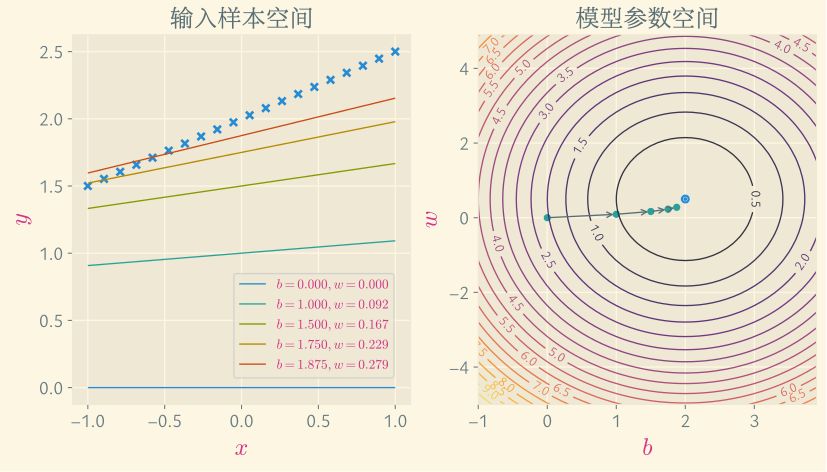

Write Python code to recreate this figure.
import matplotlib.pyplot as plt
import matplotlib.font_manager as fm
import matplotlib.ticker as ticker
import seaborn as sns
import numpy as np

zhisong = fm.FontEntry(fname="/home/avanti/Fonts/LXGW/LXGWNeoZhiSongScreenFull.ttf", name="LXGW Neo ZhiSong Screen Full")
fm.fontManager.ttflist.insert(0, zhisong)
plt.rcParams.update({
    "font.family": ["Ysabeau Office", "LXGW Neo ZhiSong Screen Full"],
    "mathtext.fontset": "cm",
    "axes.unicode_minus": True,
    "savefig.bbox": "tight",
    'legend.fontsize': 10,
    "xtick.labelsize": 14,
    "ytick.labelsize": 14,
    'text.color': '#586e75',
})

m = 20
b_true, w_true = 2, 0.5
x = np.linspace(-1, 1, m)  # 20个样本 在[-1,1]上均匀采样生成
y = b_true + w_true * x


def cost_func(b, w):  # 对(b,w) 计算当前总的平方损失
    b = np.atleast_3d(np.asarray(b))
    w = np.atleast_3d(np.asarray(w))
    return np.average((y - hypothesis(x, b, w))**2, axis=2) / 2


def hypothesis(x, b, w):
    return b + w * x


with plt.style.context('Solarize_Light2'):

    fig, ax = plt.subplots(1, 2, figsize=(10, 5))
    sns.scatterplot(x=x, y=y, lw=2, marker='x', legend=False, s=30, ax=ax[0])

    b_grid = np.arange(-1, 4, 0.1)
    w_grid = np.arange(-5, 5, 0.1)
    J_grid = cost_func(b_grid[np.newaxis, :, np.newaxis], w_grid[:, np.newaxis, np.newaxis])
    X, Y = np.meshgrid(b_grid, w_grid)
    ax[1].clabel(ax[1].contour(X, Y, J_grid, 20, alpha=.8, linewidths=1, cmap='inferno'))
    # ax[1].scatter([b_true] * 2, [w_true] * 2, s=[50, 10])  # 右图 最优解 真实的(b,w)

    sns.scatterplot(x=[b_true] * 2, y=[w_true] * 2, legend=False, s=[50, 10], ax=ax[1])

    N = 5  # 做5轮梯度下降
    alpha = 0.5  # 梯度下降的步长
    theta = [np.array((0, 0))]  # 初始解
    J = [cost_func(*theta[0])[0]]  # 记录每轮的目标函数值
    for j in range(N - 1):
        last_theta = theta[-1]  # 上一轮的解
        this_theta = np.empty((2,))

        # 根据上一轮的解对b和w做梯度下降
        this_theta[0] = last_theta[0] - alpha / m * np.sum((hypothesis(x, *last_theta) - y))
        this_theta[1] = last_theta[1] - alpha / m * np.sum((hypothesis(x, *last_theta) - y) * x)

        theta.append(this_theta)
        J.append(cost_func(*this_theta))

    for j in range(0, N):  # 左图 每轮(b,w)对应的直线
        # ax[0].plot(x, hypothesis(x, *theta[j]), lw=1, label=r'$b = {:.3f}, w = {:.3f}$'.format(*theta[j]))
        sns.lineplot(x=x, y=hypothesis(x, *theta[j]), lw=1, label=r'$b = {:.3f}, w = {:.3f}$'.format(*theta[j]), ax=ax[0])

    for j in range(1, N):  # 右图 相邻两轮(b,w)之间画箭头
        ax[1].annotate('', xy=theta[j], xytext=theta[j - 1], arrowprops={'arrowstyle': '->', 'lw': 1, 'color': '#586e75'}, va='center', ha='center')

    ax[1].scatter(*zip(*theta), s=30, lw=0)  # 右图 所有轮的(b,w)

    ax[1].set_xlabel('$b$', color='#d33682', fontsize='18')
    ax[1].set_ylabel('$w$', color='#d33682', fontsize='18')
    ax[0].set_xlabel('$x$', color='#d33682', fontsize='18')
    ax[0].set_ylabel('$y$', color='#d33682', fontsize='18')
    axbox = ax[0].get_position()
    ax[0].legend(loc=(axbox.x0 + axbox.width, axbox.y0 - 0.05 * axbox.height), labelcolor='#d33682')

    ax[0].set_title('输入样本空间', size=18)
    ax[1].set_title('模型参数空间', size=18)

    plt.savefig("gd.svg")
